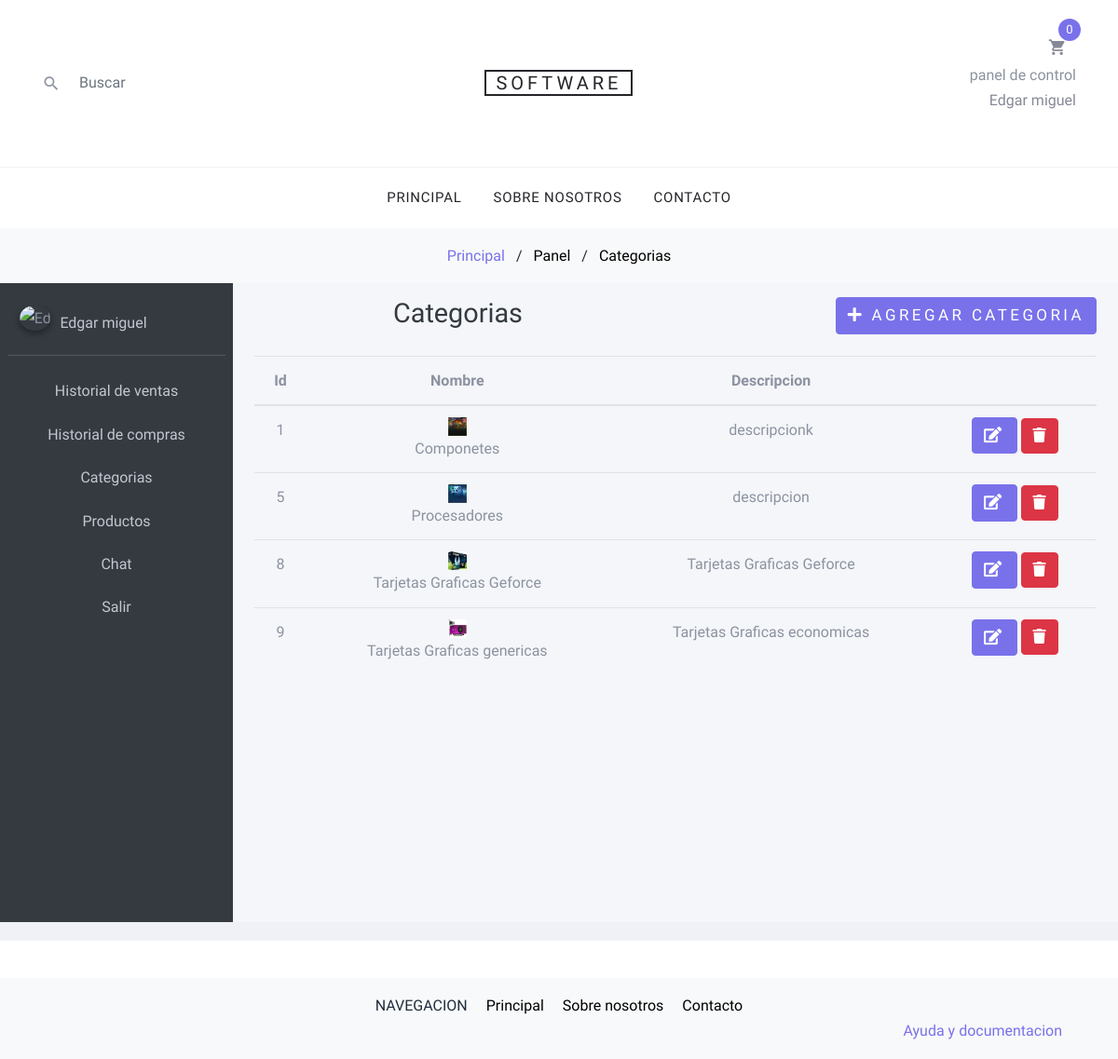
Page /categoriaspanel.php (signed in) on the committed database.
### tables this page shows
CREATE TABLE `categorias` (
  `id` int(11) NOT NULL,
  `nombre` varchar(100) NOT NULL,
  `descripcion` varchar(400) NOT NULL,
  `imagen` varchar(400) NOT NULL
);

### categoriaspanel.php (the view, shortened to what this page needs)
<?php
  include "./php/conexion.php";
  $sql="SELECT * FROM categorias";
  $resultado = mysqli_query($conexion,$sql);
?>
<!DOCTYPE html>
<html>
<head>
  <link rel="stylesheet" href="./dashboard/plugins/fontawesome-free/css/all.min.css">
  <link rel="stylesheet" href="./dashboard/dist/css/adminlte.min.css">
    <link rel="stylesheet" href="fonts/icomoon/style.css">
    <link rel="stylesheet" href="css/bootstrap.min.css">
    <link rel="stylesheet" href="css/magnific-popup.css">
    <link rel="stylesheet" href="css/jquery-ui.css">
    <link rel="stylesheet" href="css/owl.carousel.min.css">
    <link rel="stylesheet" href="css/owl.theme.default.min.css">
    <link rel="stylesheet" href="css/aos.css">
    <link rel="stylesheet" href="css/style.css">
 <link rel="stylesheet" href="ccs/estilos.css">
</head>
<body >
<div class="wrapper">
  <?php include "./layouts/header.php";?>
  <div class="bg-light py-3">
      <div class="container">
        <div class="row">
          <div class="col-md-12 mb-0"><a href="index.php">Principal</a> <span class="mx-2 mb-0">/</span>
           <strong class="text-black">Panel</strong>
           <span class="mx-2 mb-0">/</span> <strong class="text-black">Categorias</strong></div>
        </div>
      </div>
    </div>
  <div class="wrapper">
  <?php include "./layouts/admin/header.php"; ?>
  <div class="content-wrapper">
    <div class="content-header">
      <div class="container-fluid">
        <div class="row mb-2">
          <div class="col-sm-6">
            <h1 class="m-0 text-dark">Categorias</h1>
          </div>
          <div class="col-sm-6 text-right">
             <button type="button" class="btn btn-primary" data-toggle="modal" data-target="#exampleModal">
              <i class="fa fa-plus"></i> Agregar categoria
            </button>
          </div>
        </div>
      </div>
    </div>
    <section class="content">
      <div class="container-fluid">
          <table class="table">
            <thead>
              <tr>
                <th>Id</th>
                <th>Nombre</th>
                <th>Descripcion</th>
                <th></th>
              </tr>
            </thead>
            <tbody>
                  <?php
                    while($f = mysqli_fetch_array($resultado)){
                  ?>
                   <tr>
                      <td><?php echo $f['id'];?></td>
                      <td>
                        <img src="./images/<?php echo $f['imagen'];?>" width="20px" height="20px" alt="">
                        <?php echo $f['nombre'];?>
                      </td>
                      <td><?php echo $f['descripcion'];?></td>
                      <td>
                        <button class="btn btn-primary btn-small btnEditar"
                          data-id="<?php echo $f['id']; ?>"
                          data-nombre="<?php echo $f['nombre']; ?>"
                          data-descripcion="<?php echo $f['descripcion']; ?>"
                          data-toggle="modal" data-target="#modalEditar">
                          <i class="fa fa-edit"></i>
                        </button>
                        <button class="btn btn-danger btn-small btnEliminar"
                          data-id="<?php echo $f['id']; ?>"
                          data-toggle="modal" data-target="#modalEliminar">
                          <i class="fa fa-trash"></i>
                        </button>
                      </td>
                    </tr>
                <?php
                   }
                ?>
            </tbody>
          </table>
      </div>
    </section>
  </div>
</div>
<?php include "./layouts/footer.php";?>
</body>
</html>

### css/style.css (style rules this page uses)
body { line-height: 1.7; color: #8c92a0; font-weight: 300; font-size: 16px; }
a { -webkit-transition: .3s all ease; -o-transition: .3s all ease; transition: .3s all ease; }
.text-black { color: #000; }
.btn { text-transform: uppercase; position: relative; -webkit-transition: 0.2s all ease-in-out !important; -o-transition: 0.2s all ease-in-out !important; transition: 0.2s all ease-in-out !important; top: 0; letter-spacing: .05em; }
.btn.btn-primary { font-size: 17px; font-weight: 300; letter-spacing: .2em; }

### css/estilos.css (style rules this page uses)
* { padding: 0; margin: 0; }

### rows in the picture
categorias: id "1", imagen (picture), nombre "Componetes", descripcion "descripcionk"
categorias: id "5", imagen (picture), nombre "Procesadores", descripcion "descripcion"
categorias: id "8", imagen (picture), nombre "Tarjetas Graficas Geforce", descripcion "Tarjetas Graficas Geforce"
categorias: id "9", imagen (picture), nombre "Tarjetas Graficas genericas", descripcion "Tarjetas Graficas economicas"

### other values in the picture
$arregloUsuario['nombre'] "Edgar miguel"
